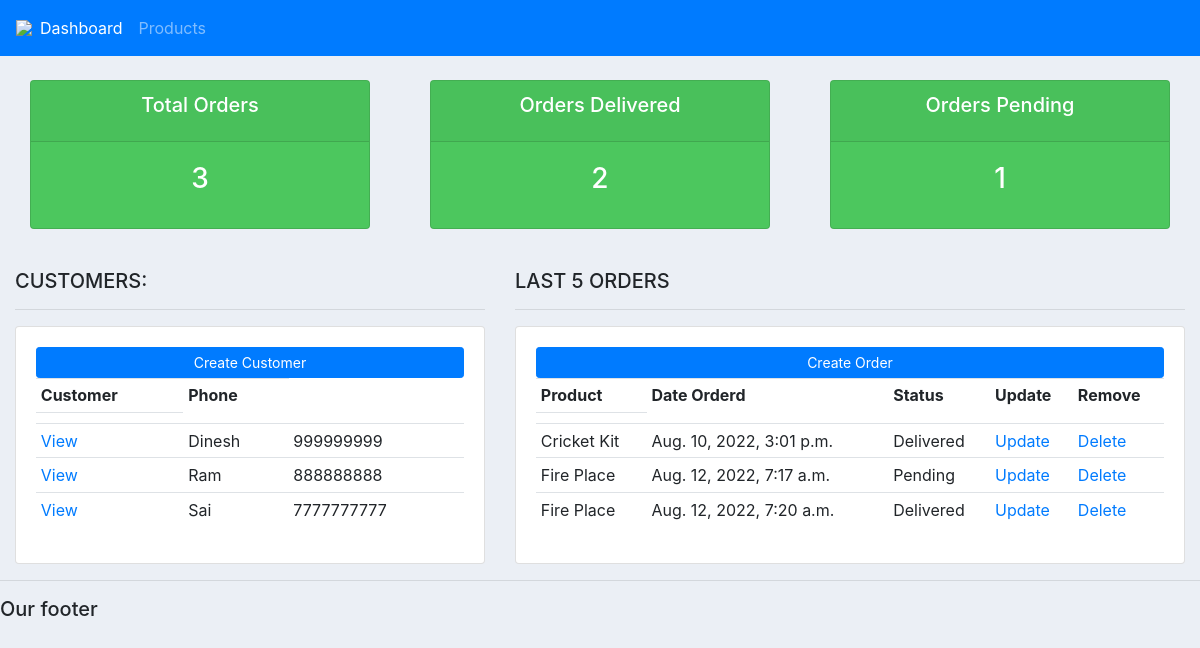
The app's page /, older data.
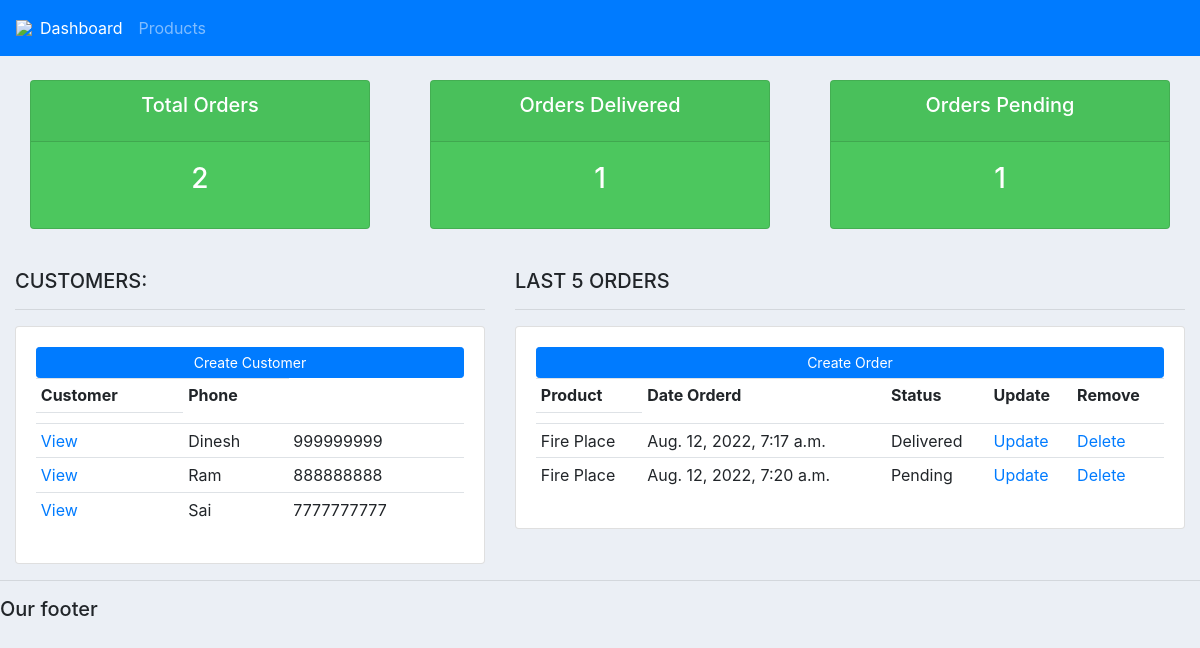
The same page, newer data.
### accounts/models.py (models this page shows, shortened)
class Customer(models.Model):
    name=models.CharField(max_length=250, null=True)
    phone=models.CharField(max_length=120, null=True)
    email=models.CharField(max_length=200, null=True)
    date_created=models.DateTimeField(auto_now_add=True, null=True)

class order(models.Model):
    STATUS=(('Pending', 'Pending'),('Delivered', 'Delivered'),('Out For Delivery','Out For Delivery'))
    Customer=models.ForeignKey(Customer, null=True, on_delete=models.SET_NULL)
    Product=models.ForeignKey(product, null=True, on_delete=models.SET_NULL)
    date_created=models.DateTimeField(auto_now_add=True,  null=True)
    status=models.CharField(max_length=250, null=True, choices=STATUS)

class product(models.Model):
    CATEGORY=(('Indoor', 'Indoor'), ('Outdoor','OutDoor'))
    name=models.CharField(max_length=250, null=True)
    price=models.FloatField(null=True)
    category=models.CharField(max_length=250, null=True, choices=CATEGORY)
    description=models.CharField(max_length=250, null=True, blank=True)
    date_created=models.DateTimeField(auto_now_add=True, null=True)
    Tag=models.ManyToManyField(tag)
    def __str__(self) -> str:
        return self.name

### accounts/views.py (the view)
# urls.py: 2. Add a URL to urlpatterns:  path('', views.home, name='home')
def home(request):
    customers=Customer.objects.all()
    orders=order.objects.all()
    totalcustomers=customers.count()
    totalorders=orders.count()
    delivered=orders.filter(status='Delivered').count()
    pending=orders.filter(status='Pending').count()
    context={'customers':customers, 'orders':orders,'totalcustomers':totalcustomers,'delivered':delivered,'totalorders':totalorders,'pending':pending}
    return render(request,'accounts/dashboard.html', context)

### accounts/templates/accounts/dashboard.html
{%  extends 'accounts/main.html' %}
{% block content %}
{%  include 'accounts/status.html' %}
<br>
<div class="row">
	<div class="col-md-5">
		<h5>CUSTOMERS:</h5>
		<hr>
		<div class="card card-body">
			<a class="btn btn-primary  btn-sm btn-block" href="">Create Customer</a>
			<table class="table table-sm">
				<tr>
					<th>Customer</th>
					<th>Phone</th>
				</tr>
				<td>
					{% for i in customers %}
					<tr>
					<td><a href='{% url 'customer' i.id %}'>View</a></td>
					<td>{{ i.name }}</td>
					<td>{{ i.phone }}</td>
					</tr>
					{% endfor %}
				</td>
			</table>
		</div>
	</div>
	<div class="col-md-7">
		<h5>LAST 5 ORDERS</h5>
		<hr>
		<div class="card card-body">
			<a class="btn btn-primary  btn-sm btn-block" href='{% url 'createorder'  %}'>Create Order</a>
			<table class="table table-sm">
				<tr>
					<th>Product</th>
					<th>Date Orderd</th>
					<th>Status</th>
					<th>Update</th>
					<th>Remove</th>
				</tr>
				<td>
					{% for i in orders %}
					<tr>
					<td>{{ i.Product }}</td>
					<td>{{ i.date_created }}</td>
					<td>{{ i.status }}</td>
					<td><a href='{% url 'updateorder' i.id  %}'>Update</a></td>
					<td><a href='{% url 'delete' i.id %}'>Delete</a></td>
					</tr>
					{% endfor %}
				</td>
			</table>
		</div>
	</div>
</div>
{% endblock %}

Row changes from the older to the newer data that the page shows:
removed order: Product "Cricket Kit", date_created "Aug. 10, 2022, 3:01 p.m.", status "Delivered"
changed order: status "Pending" → "Delivered"
changed order: status "Delivered" → "Pending"
Text that changed along with them:
{{ totalorders }}: "3" → "2"
{{ delivered }}: "2" → "1"
